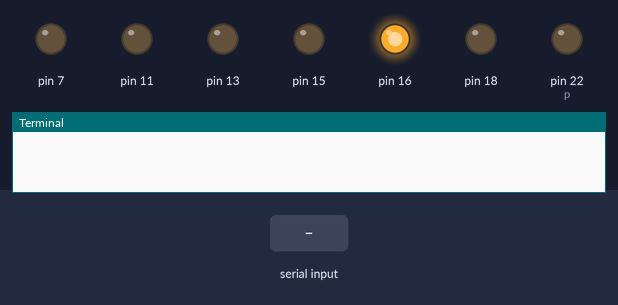
This program was run on a simulated Raspberry Pi (header pin numbers). On the bench: output pins drawn as LEDs (lit = HIGH), the last lines printed to the terminal. The inputs (shaded band) are chosen by the test bench.

Above: at 1.2 s.
1.3 s: "w" typed at the terminal, then Enter
At 2.5 s:
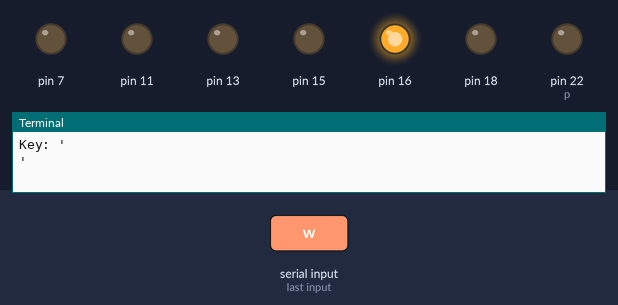
2.8 s: "s" typed at the terminal, then Enter
At 3.7 s:
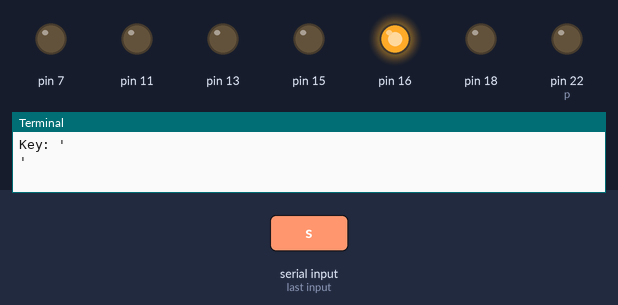
4.3 s: "a" typed at the terminal, then Enter
At 4.8 s:
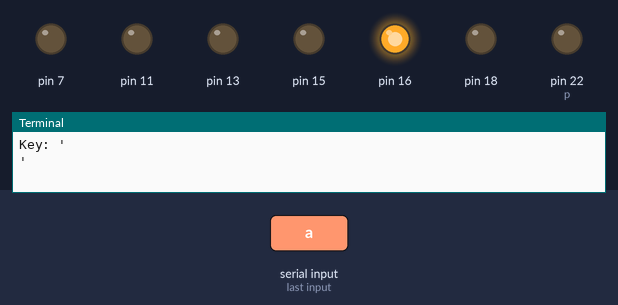
5.8 s: "d" typed at the terminal, then Enter
At 7.0 s:
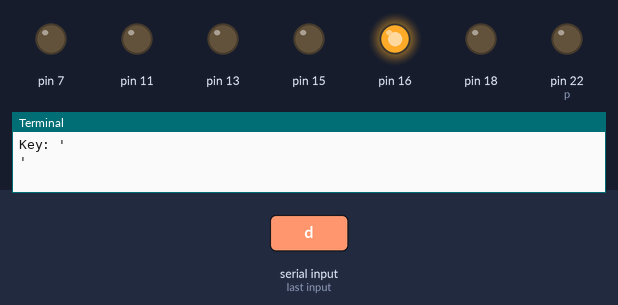
7.3 s: "q" typed at the terminal, then Enter
At 8.3 s:
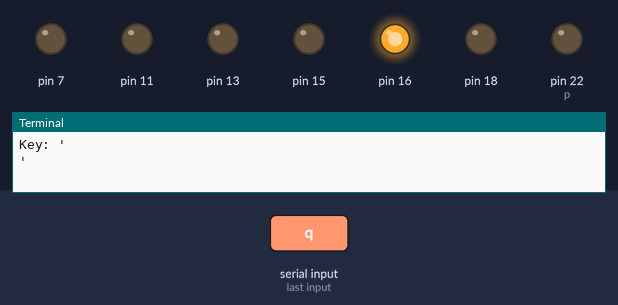
8.8 s: "e" typed at the terminal, then Enter
At 9.5 s:
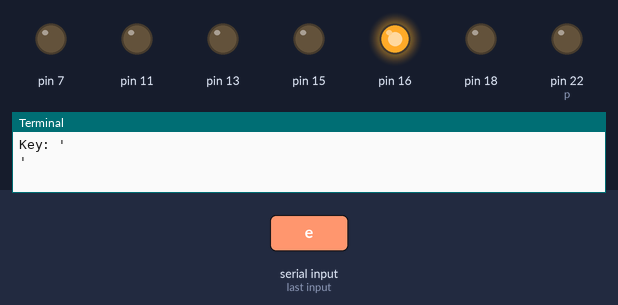
Timing chart, 0 to 11.3 s (numbered marks = the images above; inputs shaded):
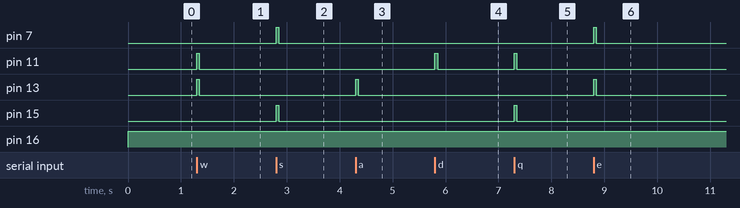

Measured:
- after the input at 1.3 s, pin 11, pin 13: LOW → HIGH at once, → LOW 0.05 s later
- after the input at 2.8 s, pin 7, pin 15: LOW → HIGH at once, → LOW 0.05 s later
- after the input at 4.3 s, pin 13: LOW → HIGH at once, → LOW 0.05 s later
- after the input at 5.8 s, pin 11: LOW → HIGH at once, → LOW 0.05 s later
- after the input at 7.3 s, pin 11, pin 15: LOW → HIGH at once, → LOW 0.05 s later
- after the input at 8.8 s, pin 7, pin 13: LOW → HIGH at once, → LOW 0.05 s later

The program:

robot_gripper_cmd.py
```python
import os
import sys
import termios
import fcntl
import RPi.GPIO as gpio
import time
import random


def getch():
  import sys, tty, termios
  init()
  sleep_time = 0.050
  old_settings = termios.tcgetattr(0)
  new_settings = old_settings[:]
  new_settings[3] &= ~termios.ICANON
  try:
    termios.tcsetattr(0, termios.TCSANOW, new_settings)
    ch = sys.stdin.read(1)
    if (ch == 'w'):
        forward(sleep_time)
    elif ch == 's':
        reverse(sleep_time)
    elif ch == 'a':
        turn_left(sleep_time)
    elif ch == 'd':
        turn_right(sleep_time)
    elif ch == 'q':
        pivot_left(sleep_time)
    elif ch == 'e':
        pivot_right(sleep_time)
    elif ch == 'i':
        gripper_close()
    elif ch == 'o':
        gripper_open()
    elif ch == 'p':
        gripper_middle()
    elif ch == 'x':
        clean_up()
        sys.exit()
    else:
        clean_up()
        pass
    init()

  finally:
    termios.tcsetattr(0, termios.TCSANOW, old_settings)
  return ch


def init():
    gpio.setmode(gpio.BOARD)
    gpio.setup(7, gpio.OUT)
    gpio.setup(11, gpio.OUT)
    gpio.setup(13, gpio.OUT)
    gpio.setup(15, gpio.OUT)
    gpio.setup(16, gpio.OUT)
    gpio.setup(18, gpio.OUT)
    gpio.setup(22, gpio.OUT)
    gpio.output(16, True)

def forward(tf):
    gpio.output(7, False)
    gpio.output(11, True)
    gpio.output(13, True)
    gpio.output(15, False)
    time.sleep(tf)
    clean_up()

def gripper_close():
    gpio.output(7, False)
    gpio.output(11, False)
    gpio.output(13, False)
    gpio.output(15, False)
    gpio.output(22, True)
    p = gpio.PWM(22, 50)
    p.start(7.5)
    p.ChangeDutyCycle(12.5)
    time.sleep(1)
    p.stop()
    clean_up()

def gripper_open():
    gpio.output(7, False)
    gpio.output(11, False)
    gpio.output(13, False)
    gpio.output(15, False)
    gpio.output(22, True)
    p = gpio.PWM(22, 50)
    p.start(7.5)
    p.ChangeDutyCycle(2.5)
    time.sleep(1)
    p.stop()
    clean_up()

def gripper_middle():
    gpio.output(7, False)
    gpio.output(11, False)
    gpio.output(13, False)
    gpio.output(15, False)
    gpio.output(22, True)
    p = gpio.PWM(22, 50)
    p.start(7.5)
    p.ChangeDutyCycle(7.5)
    time.sleep(1)
    p.stop()
    clean_up()

def reverse(tf):
    gpio.output(7, True)
    gpio.output(11, False)
    gpio.output(13, False)
    gpio.output(15, True)
    time.sleep(tf)
    clean_up()

def turn_left(tf):
    gpio.output(7, False)
    gpio.output(11, False)
    gpio.output(13, True)
    gpio.output(15, False)
    time.sleep(tf)
    clean_up()

def turn_right(tf):
    gpio.output(7, False)
    gpio.output(11, True)
    gpio.output(13, False)
    gpio.output(15, False)
    time.sleep(tf)
    clean_up()

def pivot_left(tf):
    gpio.output(7, False)
    gpio.output(11, True)
    gpio.output(13, False)
    gpio.output(15, True)
    time.sleep(tf)
    clean_up()

def pivot_right(tf):
    gpio.output(7, True)
    gpio.output(11, False)
    gpio.output(13, True)
    gpio.output(15, False)
    time.sleep(tf)
    clean_up()

def clean_up():
    gpio.output(7, False)
    gpio.output(11, False)
    gpio.output(13, False)
    gpio.output(15, False)
    gpio.output(16, False)
    gpio.output(22, False)
    gpio.cleanup()


def main():

  while True:
        print("\nKey: '" + getch() + "'\n")


if __name__ == "__main__":
    main()
```
